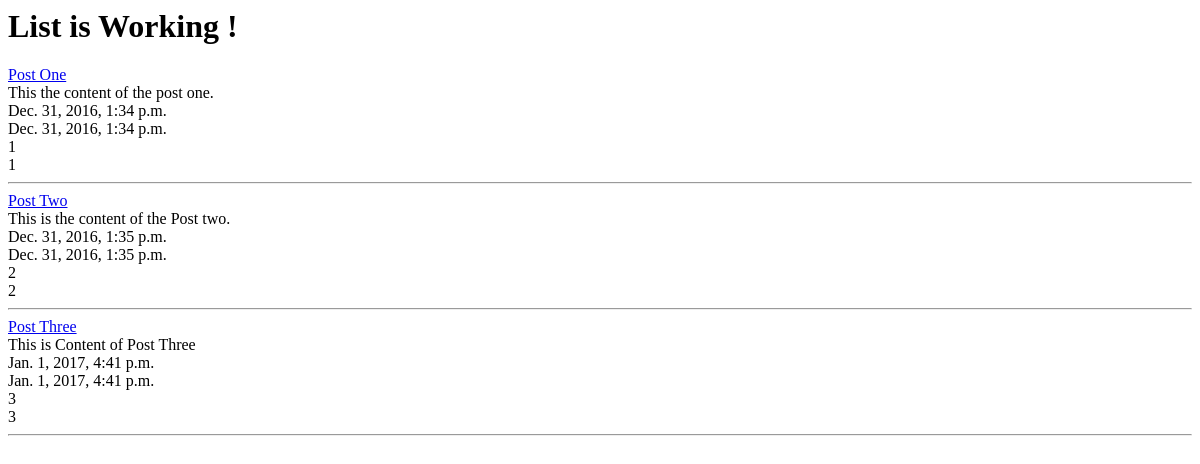
The app's page /posts/, older data.
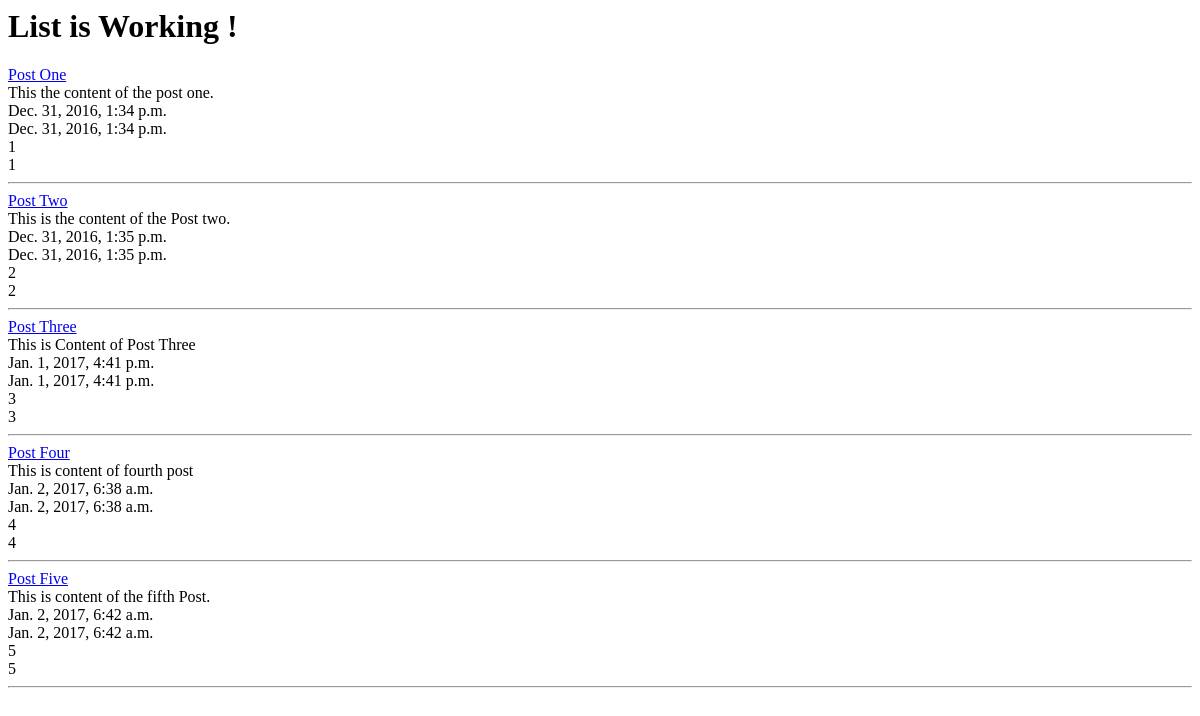
The same page, newer data.
### posts/models.py (models this page shows, shortened)
class Post(models.Model):
	title = models.CharField(max_length=120) #max_length=120
	content = models.TextField()
	updated = models.DateTimeField(auto_now=True, auto_now_add=False)
	timestamp = models.DateTimeField(auto_now=False, auto_now_add=True)
	def get_absolute_url(self):
		return reverse("posts:detail", kwargs={"id": self.id})

### posts/views.py (the view)
def post_list(request): #list items
	queryset = Post.objects.all()
	context = {
		"object_lists": queryset,
		"title": "List"
	 }
	return render(request, "index.html", context)

### templates/index.html
<html>
<body>
<h1> {{ title }} is Working ! </h1>
{% for obj in object_lists %}
	<a href='{{ obj.get_absolute_url }}'>{{ obj.title }}<a><br/>
	{{ obj.content }}<br/>
	{{ obj.updated }}<br/>
	{{ obj.timestamp }}<br/>
	{{ obj.id }}<br/>
	{{ obj.pk }}<br/>
	<hr/>
{% endfor %}
</body>
</html>

Row changes from the older to the newer data that the page shows:
added Post: title "Post Four", content "This is content of fourth post", updated "Jan. 2, 2017, 6:38 a.m.", timestamp "Jan. 2, 2017, 6:38 a.m.", id "4", pk "4"
added Post: title "Post Five", content "This is content of the fifth Post.", updated "Jan. 2, 2017, 6:42 a.m.", timestamp "Jan. 2, 2017, 6:42 a.m.", id "5", pk "5"
